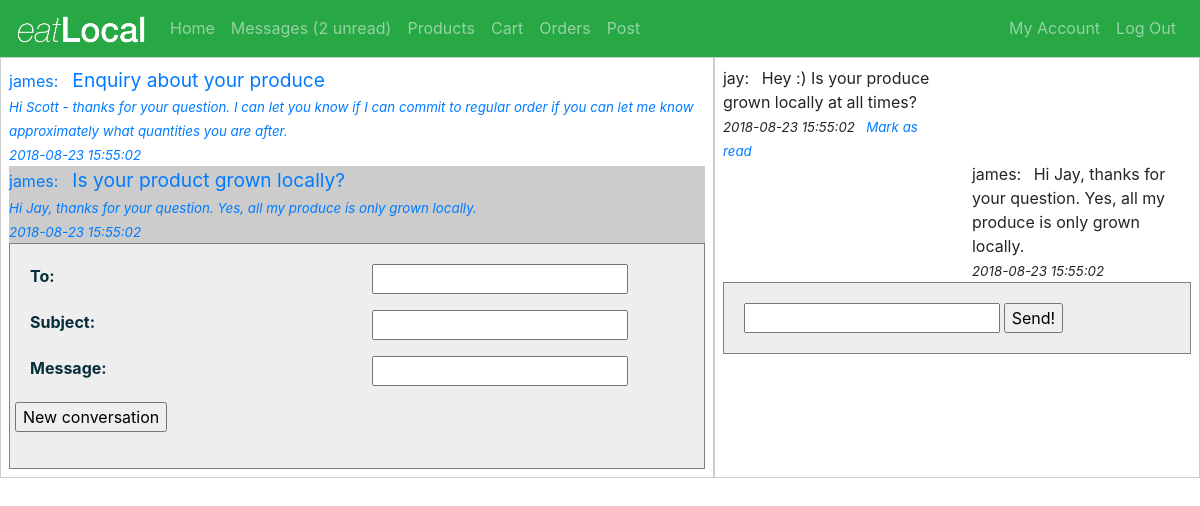
Screenshot of /index.php?page=messages (signed in) with the database file from the repository.
### tables this page shows
CREATE TABLE `conversations` (
  `conversation_id` int(11) NOT NULL PRIMARY KEY AUTO_INCREMENT,
  `from_user_id` varchar(32) NOT NULL,
  `to_user_id` varchar(32) NOT NULL,
  `subject` varchar(1024) NOT NULL,
  CONSTRAINT fk_from_user_id FOREIGN KEY (from_user_id) REFERENCES users(user_id),
  CONSTRAINT fk_to_user_id FOREIGN KEY (to_user_id) REFERENCES users(user_id)
);

CREATE TABLE `messages` (
  `conversation_id` int(11) NOT NULL,
  `message_id` int(11) NOT NULL PRIMARY KEY AUTO_INCREMENT,
  `time_sent` timestamp NOT NULL DEFAULT CURRENT_TIMESTAMP,
  `message` varchar(4096) NOT NULL,
  `sender_is_from` bool NOT NULL,
  `isread` bool NOT NULL,
  CONSTRAINT fk_conversation_id FOREIGN KEY (conversation_id) REFERENCES conversations(conversation_id)
);

### messages.php (the view, shortened to what this page needs)
<?php
	include 'config.php';
	echo "<div class=\"d-sm-flex flex-row\">\n";
	echo "<div class=\"conv_list\">\n";
	$user_id = "";
	if(!isset($_SESSION["user_id"]))
	{
		echo "Log in to see your messages.";
		exit;
	}
	else
		$user_id = $_SESSION["user_id"];
	$conversation_id = 0;
	if(isset($_GET["conversation_id"]))
		$conversation_id = $_GET["conversation_id"];
	else
	{
		$result = $mysqli->query("SELECT * FROM conversations where from_user_id = '".$user_id."' OR to_user_id = '".$user_id."' order by conversation_id");
		while($obj = $result->fetch_object())
			$conversation_id = $obj->conversation_id;
	}
	$result = $mysqli->query("SELECT * FROM conversations where from_user_id = '".$user_id."' OR to_user_id = '".$user_id."' order by conversation_id");
	while($obj = $result->fetch_object())
	{
		echo "<a class=\"nodecoration\" href=\"index.php?page=messages&conversation_id=".$obj->conversation_id."\">";
		echo "<div class=\"conv_item";
		if($conversation_id > 0 && $conversation_id == $obj->conversation_id)
			echo " active_conv_item";
		echo "\">\n";
		echo "<span class=\"conv_item_recipient\">\n";
		echo $obj->to_user_id.":\n";
		echo "</span>";
		echo "<span class=\"conv_item_subject\">\n";
		if($obj->subject == "")
			echo "&lt;No subject specified&gt;\n";
		else
			echo $obj->subject."\n";
		echo "<br/></span>";
		$query = $mysqli->query("SELECT * FROM messages where conversation_id = ".$obj->conversation_id." order by time_sent");
		$latest_msg = "";
		$latest_msg_date = "";
		while($msg = $query->fetch_object())
		{
			$latest_msg = $msg->message;
			$latest_msg_date =$msg->time_sent;
		}
		echo "<span class=\"conv_item_latest\">\n";
		echo $latest_msg."\n";
		echo "</span><br/>";
		echo "<span class=\"conv_item_latest_date\">\n";
		echo $latest_msg_date."\n";
		echo "</span>";
		echo "</div>";
		echo "</a>\n";
	}
	echo "<form class=\"messaging_form\" method=\"post\" action=\"index.php?page=send_new\">\n";
	echo "<div class=\"row\">\n";
	echo "<div class=\"col\">\n";
	echo "To:\n";
	echo "</div>\n";
	echo "<div class=\"col\">\n";
	echo "<input type=\"text\" name=\"to_user_id\">\n";
	echo "</div>\n";
	echo "</div>\n";
	echo "<div class=\"row\">\n";
	echo "<div class=\"col\">\n";
	echo "Subject:\n";
	echo "</div>\n";
	echo "<div class=\"col\">\n";
	echo "<input type=\"text\" name=\"subject\"><br/>\n";
	echo "</div>\n";
	echo "</div>\n";
	echo "<div class=\"row\">\n";
	echo "<div class=\"col\">\n";
	echo "Message:\n";
	echo "</div>\n";
	echo "<div class=\"col\">\n";
	echo "<input type=\"text\" name=\"message\"><br/>\n";
	echo "</div>\n";
	echo "</div>\n";
	echo "<div class=\"row\">\n";
	echo "<input type=\"submit\" value=\"New conversation\">\n";
	echo "</div>\n";
	echo "</form>\n";
	echo "</div>\n";
	echo "<div class=\"messages flex-fill\">\n";
	$query = $mysqli->query("SELECT * FROM messages m, conversations c where m.conversation_id = c.conversation_id and c.conversation_id = ".$conversation_id." order by time_sent");
	$msg_count = 0;
	while($msg = $query->fetch_object())
	{
		$msg_count++;
		echo "<div class=\"message row\">\n";
		$add_blank_col = false;
		if($msg->sender_is_from && $user_id == $msg->to_user_id || !$msg->sender_is_from && $user_id == $msg->from_user_id)
			$add_blank_col = true;
		else
			echo "<div class=\"col\"></div>\n";
		echo "<div class=\"col\">\n";
		echo "<span class=\"message_sender\">\n";
		if($msg->sender_is_from != 0)
			echo $msg->from_user_id;
		else
			echo $msg->to_user_id;
		echo ": </span>\n";
		$msg_is_unread = false;
		if(!$msg->isread)
		{
			if(($user_id == $msg->to_user_id && $msg->sender_is_from == 1) || ($user_id == $msg->from_user_id && $msg->sender_is_from == 0))
				$msg_is_unread = true;
		}
		echo "<span class=\"message_message";
		if($msg_is_unread)
			echo " message_unread";
		echo "\">\n";
		echo $msg->message;
		echo "</span>\n";
		echo "<br/>\n";
		echo "<span class=\"message_time\">\n";
		echo $msg->time_sent;
		echo "</span>\n";
		if($msg_is_unread)
		{
			echo "<span class=\"mark_as_read flex-fill\">";
			echo "<a href=\"index.php?page=messages&mark_as_read=".$msg->message_id."\">Mark as read</a>";
			echo "</span>";
		}
		echo "</div>\n";
		if($add_blank_col)
		{
			echo "<div class=\"col\"></div>\n";
		}
		echo "</div>\n";
	}
	if($msg_count == 0)
		echo "No messages.";
	else
	{
		echo "<form class=\"messaging_form\" method=\"post\" action=\"index.php?page=send_new\">\n";
		echo "<input type=\"text\" name=\"message\">\n";
		echo "<input type=\"submit\" value=\"Send!\">\n";
		echo "</form>\n";
	}
	echo "</div>\n";
	echo "</div>\n";
?>

### index.php (shortened to what this page needs)
<!doctype html>
<html>
<head>
	<link rel="stylesheet" href="https://stackpath.bootstrapcdn.com/bootstrap/4.1.1/css/bootstrap.min.css">
	<link rel="stylesheet" href="https://use.fontawesome.com/releases/v5.0.13/css/all.css">
	<link href="css/style.css" rel="stylesheet" type="text/css">
		<?php
			$page = isset($_GET['page']) ? $_GET['page'] : 'home3';
			echo '<link href="css/' . $page . '.css" rel="stylesheet" type="text/css">';
		?>
</head>
<body>
	<nav class="navbar sticky-top navbar-expand-sm navbar-dark bg-clr">
		<a class="navbar-brand" href="index.php">
			<img src="images/logo.png" alt="eatLocal" width="130em">
		</a>
		<div class="collapse navbar-collapse" id="navbarSupportedContent">
			<ul class="navbar-nav mr-auto">
				<?php
	if (isset($_SESSION["username"])) {
			echo '<li class="nav-item"><a class="nav-link" href="index.php?page=home3">Home</a></li>';
			echo '<li class="nav-item"><a class="nav-link" href="index.php?page=messages">Messages<span class="num_unread" id="num_unread"></span></a></li>';
			echo '<li class="nav-item"><a class="nav-link" href="index.php?page=browse">Products</a></li>';
			echo '<li class="nav-item"><a class="nav-link" href="index.php?page=cart">Cart</a></li>';
			echo '<li class="nav-item"><a class="nav-link" href="index.php?page=orders">Orders</a></li>';
			echo '<li class="nav-item"><a class="nav-link" href="index.php?page=list-product">Post</a></li>';
	} else {
			echo '<li class="nav-item"><a class="nav-link" href="index.php?page=home3">Home</a></li>';
			echo '<li class="nav-item"><a class="nav-link" href="index.php?page=browse">Products</a></li>';
	}
	?>
			</ul>
			<ul class="navbar-nav navbar-right">
			<?php
if (isset($_SESSION["username"])) {
    echo '<li class="nav-item"><a class="nav-link" href="index.php?page=account">My Account</a></li>';
    echo '<li class="nav-item"><a class="nav-link" href="index.php?page=logout"><span></span>Log Out</a></li>';
} else {
    echo '<li class="nav-item"><a class="nav-link" href="index.php?page=login"><span><img src="images/user.png" width="30em" style="padding-right:0.4em"></span>Log In</a></li>';
    echo '<li class="nav-item"><a class="nav-link" href="index.php?page=sign-up"><span></span>Sign Up</a></li>';
}
?>
			</ul>
		</div>
	</nav>
	<?php
$page = isset($_GET['page']) ? $_GET['page'] : 'home3';
require "./".$page.".php";
?>
</body>
</html>

### css/style.css (style rules this page uses)
.bg-clr { background:#28a745; }
form { background:rgba(255,255,255,0.5); padding:20px; margin:auto; color:#072d3a; font-weight:bold }
body,html { margin:0 }
form .row { padding-bottom:1em }

### css/messages.css (style rules this page uses)
.conv_list, .messages { border: 1px solid #cccccc; #position:absolute; #overflow-y: scroll; padding: 0.5em; }
form.messaging_form { border: 1px solid grey; background-color: #eeeeee; }
a.nodecoration { text-decoration: none !important; }
span.conv_item_subject { font-size: larger; font-style: bold; }
span.conv_item_latest { font-size: smaller; font-style: italic; }
.conv_item_subject, .mark_as_read, .message_message { padding-left: 0.5em; }
.conv_item_latest_date, .message_time, .mark_as_read { font-style: italic; font-size: smaller; }
.message_unread { font-style: bold; }
.active_conv_item { background: #cccccc; }

### rows the page displays
conversations: to_user "james", subject "Enquiry about your produce", messages.message "Hi Scott - thanks for your question. I can let you know if I can commit to regular order if you can let me know approximately what quantities you are after.", messages.time_sent "2018-08-23 15:55:02"
conversations: to_user "james", subject "Is your product grown locally?", messages.message "Hi Jay, thanks for your question. Yes, all my produce is only grown locally.", messages.time_sent "2018-08-23 15:55:02"
messages: conversation.from_user_id "jay", message "Hey :) Is your produce grown locally at all times?", time_sent "2018-08-23 15:55:02"
messages: conversation.to_user_id "james", message "Hi Jay, thanks for your question. Yes, all my produce is only grown locally.", time_sent "2018-08-23 15:55:02"
